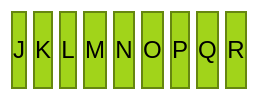
           <widget class="QWidget" name="widget_6" native="true">
            <property name="styleSheet">
             <string notr="true">border: 0px;
background-color: rgba(0,0,0,0);</string>
            </property>
            <layout class="QHBoxLayout" name="horizontalLayout_4">
             <item>
              <widget class="QPushButton" name="pushButton_18">
               <property name="sizePolicy">
                <sizepolicy hsizetype="Minimum" vsizetype="Fixed">
                 <horstretch>0</horstretch>
                 <verstretch>0</verstretch>
                </sizepolicy>
               </property>
               <property name="minimumSize">
                <size>
                 <width>0</width>
                 <height>50</height>
                </size>
               </property>
               <property name="maximumSize">
                <size>
                 <width>130</width>
                 <height>200</height>
                </size>
               </property>
               <property name="font">
                <font>
                 <pointsize>18</pointsize>
                </font>
               </property>
               <property name="styleSheet">
                <string notr="true">QPushButton
{
border: 2px solid rgb(102, 135, 16);
border-radius: 25px;
background-color: rgb(161, 212, 26);
}

QPushButton:pressed{	
	padding-left:2px;
	padding-top:2px;
	background-color: rgb(136, 177, 22);
}</string>
               </property>
               <property name="text">
                <string>J</string>
               </property>
              </widget>
             </item>
             <item>
              <widget class="QPushButton" name="pushButton_19">
               <property name="sizePolicy">
                <sizepolicy hsizetype="Minimum" vsizetype="Fixed">
                 <horstretch>0</horstretch>
                 <verstretch>0</verstretch>
                </sizepolicy>
               </property>
               <property name="minimumSize">
                <size>
                 <width>0</width>
                 <height>50</height>
                </size>
               </property>
               <property name="maximumSize">
                <size>
                 <width>130</width>
                 <height>200</height>
                </size>
               </property>
               <property name="font">
                <font>
                 <pointsize>18</pointsize>
                </font>
               </property>
               <property name="styleSheet">
                <string notr="true">QPushButton
{
border: 2px solid rgb(102, 135, 16);
border-radius: 25px;
background-color: rgb(161, 212, 26);
}

QPushButton:pressed{	
	padding-left:2px;
	padding-top:2px;
	background-color: rgb(136, 177, 22);
}</string>
               </property>
               <property name="text">
                <string>K</string>
               </property>
              </widget>
             </item>
             <item>
              <widget class="QPushButton" name="pushButton_20">
               <property name="sizePolicy">
                <sizepolicy hsizetype="Minimum" vsizetype="Fixed">
                 <horstretch>0</horstretch>
                 <verstretch>0</verstretch>
                </sizepolicy>
               </property>
               <property name="minimumSize">
                <size>
                 <width>0</width>
                 <height>50</height>
                </size>
               </property>
               <property name="maximumSize">
                <size>
                 <width>130</width>
                 <height>200</height>
                </size>
               </property>
               <property name="font">
                <font>
                 <pointsize>18</pointsize>
                </font>
               </property>
               <property name="styleSheet">
                <string notr="true">QPushButton
{
border: 2px solid rgb(102, 135, 16);
border-radius: 25px;
background-color: rgb(161, 212, 26);
}

QPushButton:pressed{	
	padding-left:2px;
	padding-top:2px;
	background-color: rgb(136, 177, 22);
}</string>
               </property>
               <property name="text">
                <string>L</string>
               </property>
              </widget>
             </item>
             <item>
              <widget class="QPushButton" name="pushButton_26">
               <property name="sizePolicy">
                <sizepolicy hsizetype="Minimum" vsizetype="Fixed">
                 <horstretch>0</horstretch>
                 <verstretch>0</verstretch>
                </sizepolicy>
               </property>
               <property name="minimumSize">
                <size>
                 <width>0</width>
                 <height>50</height>
                </size>
               </property>
               <property name="maximumSize">
                <size>
                 <width>130</width>
                 <height>200</height>
                </size>
               </property>
               <property name="font">
                <font>
                 <pointsize>18</pointsize>
                </font>
               </property>
               <property name="styleSheet">
                <string notr="true">QPushButton
{
border: 2px solid rgb(102, 135, 16);
border-radius: 25px;
background-color: rgb(161, 212, 26);
}

QPushButton:pressed{	
	padding-left:2px;
	padding-top:2px;
	background-color: rgb(136, 177, 22);
}</string>
               </property>
               <property name="text">
                <string>M</string>
               </property>
              </widget>
             </item>
             <item>
              <widget class="QPushButton" name="pushButton_25">
               <property name="sizePolicy">
                <sizepolicy hsizetype="Minimum" vsizetype="Fixed">
                 <horstretch>0</horstretch>
                 <verstretch>0</verstretch>
                </sizepolicy>
               </property>
               <property name="minimumSize">
                <size>
                 <width>0</width>
                 <height>50</height>
                </size>
               </property>
               <property name="maximumSize">
                <size>
                 <width>130</width>
                 <height>200</height>
                </size>
               </property>
               <property name="font">
                <font>
                 <pointsize>18</pointsize>
                </font>
               </property>
               <property name="styleSheet">
                <string notr="true">QPushButton
{
border: 2px solid rgb(102, 135, 16);
border-radius: 25px;
background-color: rgb(161, 212, 26);
}

QPushButton:pressed{	
	padding-left:2px;
	padding-top:2px;
	background-color: rgb(136, 177, 22);
}</string>
               </property>
               <property name="text">
                <string>N</string>
               </property>
              </widget>
             </item>
             <item>
              <widget class="QPushButton" name="pushButton_24">
               <property name="sizePolicy">
                <sizepolicy hsizetype="Minimum" vsizetype="Fixed">
                 <horstretch>0</horstretch>
                 <verstretch>0</verstretch>
                </sizepolicy>
               </property>
               <property name="minimumSize">
                <size>
                 <width>0</width>
                 <height>50</height>
                </size>
               </property>
               <property name="maximumSize">
                <size>
                 <width>130</width>
                 <height>200</height>
                </size>
               </property>
               <property name="font">
                <font>
                 <pointsize>18</pointsize>
                </font>
               </property>
               <property name="styleSheet">
                <string notr="true">QPushButton
{
border: 2px solid rgb(102, 135, 16);
border-radius: 25px;
background-color: rgb(161, 212, 26);
}

QPushButton:pressed{	
	padding-left:2px;
	padding-top:2px;
	background-color: rgb(136, 177, 22);
}</string>
               </property>
               <property name="text">
                <string>O</string>
               </property>
              </widget>
             </item>
             <item>
              <widget class="QPushButton" name="pushButton_23">
               <property name="sizePolicy">
                <sizepolicy hsizetype="Minimum" vsizetype="Fixed">
                 <horstretch>0</horstretch>
                 <verstretch>0</verstretch>
                </sizepolicy>
               </property>
               <property name="minimumSize">
                <size>
                 <width>0</width>
                 <height>50</height>
                </size>
               </property>
               <property name="maximumSize">
                <size>
                 <width>130</width>
                 <height>200</height>
                </size>
               </property>
               <property name="font">
                <font>
                 <pointsize>18</pointsize>
                </font>
               </property>
               <property name="styleSheet">
                <string notr="true">QPushButton
{
border: 2px solid rgb(102, 135, 16);
border-radius: 25px;
background-color: rgb(161, 212, 26);
}

QPushButton:pressed{	
	padding-left:2px;
	padding-top:2px;
	background-color: rgb(136, 177, 22);
}</string>
               </property>
               <property name="text">
                <string>P</string>
               </property>
              </widget>
             </item>
             <item>
              <widget class="QPushButton" name="pushButton_22">
               <property name="sizePolicy">
                <sizepolicy hsizetype="Minimum" vsizetype="Fixed">
                 <horstretch>0</horstretch>
                 <verstretch>0</verstretch>
                </sizepolicy>
               </property>
               <property name="minimumSize">
                <size>
                 <width>0</width>
                 <height>50</height>
                </size>
               </property>
               <property name="maximumSize">
                <size>
                 <width>130</width>
                 <height>200</height>
                </size>
               </property>
               <property name="font">
                <font>
                 <pointsize>18</pointsize>
                </font>
               </property>
               <property name="styleSheet">
                <string notr="true">QPushButton
{
border: 2px solid rgb(102, 135, 16);
border-radius: 25px;
background-color: rgb(161, 212, 26);
}

QPushButton:pressed{	
	padding-left:2px;
	padding-top:2px;
	background-color: rgb(136, 177, 22);
}</string>
               </property>
               <property name="text">
                <string>Q</string>
               </property>
              </widget>
             </item>
             <item>
              <widget class="QPushButton" name="pushButton_21">
               <property name="sizePolicy">
                <sizepolicy hsizetype="Minimum" vsizetype="Fixed">
                 <horstretch>0</horstretch>
                 <verstretch>0</verstretch>
                </sizepolicy>
               </property>
               <property name="minimumSize">
                <size>
                 <width>0</width>
                 <height>50</height>
                </size>
               </property>
               <property name="maximumSize">
                <size>
                 <width>130</width>
                 <height>200</height>
                </size>
               </property>
               <property name="font">
                <font>
                 <pointsize>18</pointsize>
                </font>
               </property>
               <property name="styleSheet">
                <string notr="true">QPushButton
{
border: 2px solid rgb(102, 135, 16);
border-radius: 25px;
background-color: rgb(161, 212, 26);
}

QPushButton:pressed{	
	padding-left:2px;
	padding-top:2px;
	background-color: rgb(136, 177, 22);
}</string>
               </property>
               <property name="text">
                <string>R</string>
               </property>
              </widget>
             </item>
            </layout>
           </widget>
